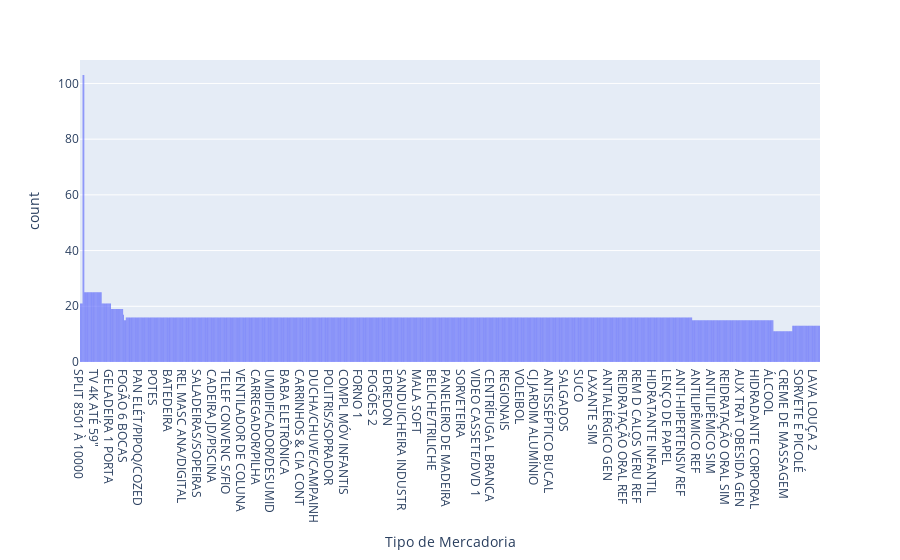

Here is the notebook cell this chart was saved with:
### Code cell
import plotly.express as px
coluna = "Tipo de Mercadoria"
grafico = px.histogram(vendas_df, x=coluna)
grafico.show()

### Figure 1 — Plotly figure (JSON) as saved in the notebook; plotly's stock layout.template omitted (floating-point values rounded to 4 significant figures; data arrays with more than 128 entries replaced by an {"elided": "..."} marker saying what was removed)
{"data": [{"alignmentgroup": "True", "bingroup": "x", "hovertemplate": "Tipo de Mercadoria=%{x}<br>count=%{y}<extra></extra>", "legendgroup": "", "marker": {"color": "#636efa", "pattern": {"shape": ""}}, "name": "", "offsetgroup": "", "orientation": "v", "showlegend": false, "type": "histogram", "x": {"elided": "13877 str values"}, "xaxis": "x", "yaxis": "y"}], "layout": {"barmode": "relative", "legend": {"tracegroupgap": 0}, "margin": {"t": 60}, "xaxis": {"anchor": "y", "domain": [0, 1], "title": {"text": "Tipo de Mercadoria"}}, "yaxis": {"anchor": "x", "domain": [0, 1], "title": {"text": "count"}}}}
